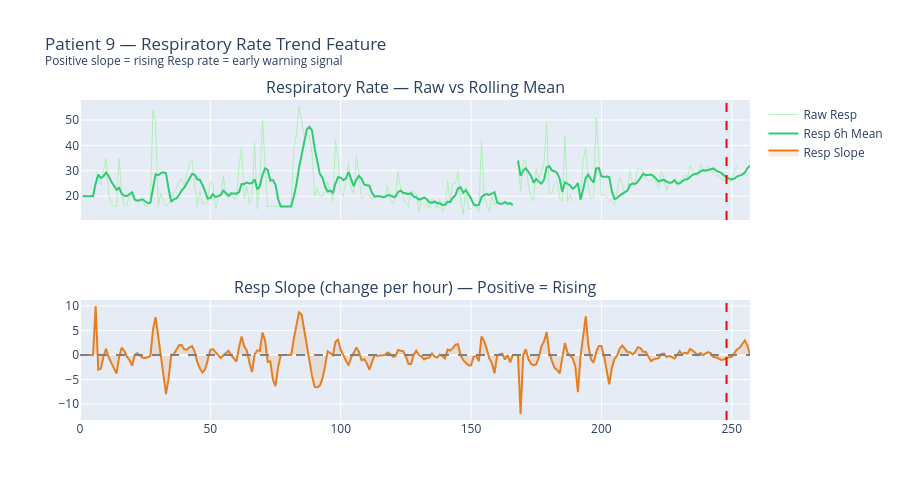

The notebook cell this image was saved under:
### Code cell
# Visualize slope feature for Respiratory Rate
# Resp slope should be most visible near sepsis onset (from our EDA findings)
sample = df[df['Patient_ID'] == sample_pid].sort_values('Hour')

fig = make_subplots(rows=2, cols=1,
    subplot_titles=['Respiratory Rate — Raw vs Rolling Mean',
                    'Resp Slope (change per hour) — Positive = Rising'],
    shared_xaxes=True)

# Raw Resp
fig.add_trace(go.Scatter(
    x=sample['Hour'], y=sample['Resp'],
    mode='lines', name='Raw Resp',
    line=dict(color='lightgreen', width=1), opacity=0.6
), row=1, col=1)

# Rolling mean
fig.add_trace(go.Scatter(
    x=sample['Hour'], y=sample['Resp_mean_6h'],
    mode='lines', name='Resp 6h Mean',
    line=dict(color='#2ecc71', width=2)
), row=1, col=1)

# Slope
fig.add_trace(go.Scatter(
    x=sample['Hour'], y=sample['Resp_slope_6h'],
    mode='lines', name='Resp Slope',
    line=dict(color='#e67e22', width=2),
    fill='tozeroy', fillcolor='rgba(230,126,34,0.15)'
), row=2, col=1)

# Add zero line on slope chart
fig.add_hline(y=0, line_dash='dash', line_color='gray', row=2, col=1)

# Sepsis onset
if not pd.isna(onset):
    fig.add_vline(x=onset, line_dash='dash', line_color='red', row=1, col=1)
    fig.add_vline(x=onset, line_dash='dash', line_color='red', row=2, col=1)

fig.update_layout(
    title=f'Patient {sample_pid} — Respiratory Rate Trend Feature<br>'
          f'<sup>Positive slope = rising Resp rate = early warning signal</sup>',
    height=500
)
fig.show()
print('When slope is consistently positive (rising), the model gets an early warning signal.')

### Figure 1 — Plotly figure (JSON) as saved in the notebook; plotly's stock layout.template omitted (floating-point values rounded to 4 significant figures; data arrays with more than 128 entries replaced by an {"elided": "..."} marker saying what was removed)
{"data": [{"line": {"color": "lightgreen", "width": 1}, "mode": "lines", "name": "Raw Resp", "opacity": 0.6, "type": "scatter", "x": {"elided": "258 int values"}, "xaxis": "x", "y": {"elided": "258 float values"}, "yaxis": "y"}, {"line": {"color": "#2ecc71", "width": 2}, "mode": "lines", "name": "Resp 6h Mean", "type": "scatter", "x": {"elided": "258 int values"}, "xaxis": "x", "y": {"elided": "258 float values"}, "yaxis": "y"}, {"fill": "tozeroy", "fillcolor": "rgba(230,126,34,0.15)", "line": {"color": "#e67e22", "width": 2}, "mode": "lines", "name": "Resp Slope", "type": "scatter", "x": {"elided": "258 int values"}, "xaxis": "x2", "y": {"elided": "258 float values"}, "yaxis": "y2"}], "layout": {"annotations": [{"font": {"size": 16}, "showarrow": false, "text": "Respiratory Rate — Raw vs Rolling Mean", "x": 0.5, "xanchor": "center", "xref": "paper", "y": 1, "yanchor": "bottom", "yref": "paper"}, {"font": {"size": 16}, "showarrow": false, "text": "Resp Slope (change per hour) — Positive = Rising", "x": 0.5, "xanchor": "center", "xref": "paper", "y": 0.375, "yanchor": "bottom", "yref": "paper"}], "height": 500, "shapes": [{"line": {"color": "gray", "dash": "dash"}, "type": "line", "x0": 0, "x1": 1, "xref": "x2 domain", "y0": 0, "y1": 0, "yref": "y2"}, {"line": {"color": "red", "dash": "dash"}, "type": "line", "x0": 248, "x1": 248, "xref": "x", "y0": 0, "y1": 1, "yref": "y domain"}, {"line": {"color": "red", "dash": "dash"}, "type": "line", "x0": 248, "x1": 248, "xref": "x2", "y0": 0, "y1": 1, "yref": "y2 domain"}], "title": {"text": "Patient 9 — Respiratory Rate Trend Feature<br><sup>Positive slope = rising Resp rate = early warning signal</sup>"}, "xaxis": {"anchor": "y", "domain": [0, 1], "matches": "x2", "showticklabels": false}, "xaxis2": {"anchor": "y2", "domain": [0, 1]}, "yaxis": {"anchor": "x", "domain": [0.625, 1]}, "yaxis2": {"anchor": "x2", "domain": [0, 0.375]}}}
